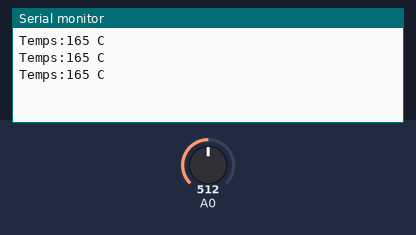
This sketch was run on a simulated Arduino Uno, built with avr-gcc and run on an emulated ATmega328P. Parts: the last lines printed to the serial monitor. The inputs (shaded band) are chosen by the test bench; at power-on: A0 = 512.

Above: at 1.3 s.
1.4 s: A0 set to 716
At 1.9 s:
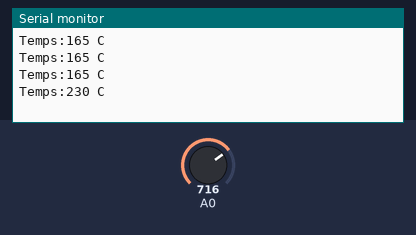
2.9 s: A0 set to 900
At 3.4 s:
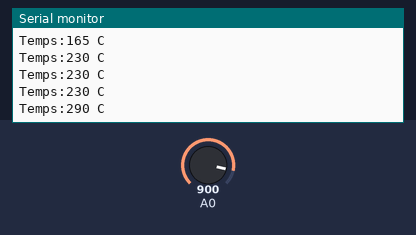
Timing chart, 0 to 5.9 s (numbered marks = the images above; inputs shaded):
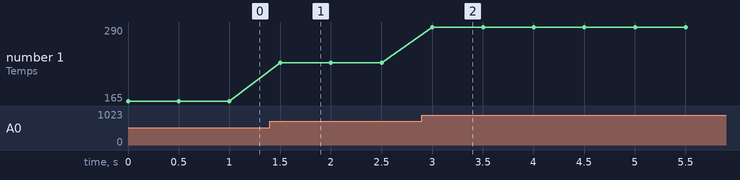

Measured:
- after the input at 1.4 s, the serial monitor: prints a new line after 0.10 s (image 1)
- after the input at 2.9 s, the serial monitor: prints a new line after 0.10 s (image 2)
- plotted number 1: 165 → 230 after the input at 1.4 s, 230 → 290 after the input at 2.9 s

The sketch:

lm35.ino
```cpp
void setup()
{
  Serial.begin(9600);   // opens serial port, sets data rate to 9600 bps
}

void loop()
{
  Serial.print("Temps:");
  Serial.print(temp_sen(A0));
  Serial.println(" C");
  delay(500);

}
int temp_sen (int pin)
{
  int value=0;            //initializing variables
  float volts=0.0;
  float temp=0.0;
  value=analogRead(pin);
  volts=(value/1024.0)*3.3;      //conversion to volts
  temp= volts*100.0;             //conversion to temp Celsius
  return temp;

 }
```
